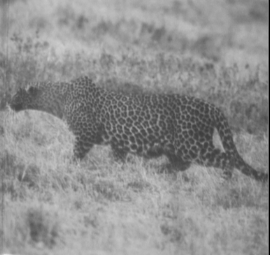
#> input picture ECE 271A - Rich/hw1/givenData/cheetah.bmp, 270 x 255 px
$ jupyter execute --allow-errors hw1.ipynb   (older library calls are emulated)
#> lines starting #> are read from the running program, lines starting #| are printed output that depends on the picture; after the words box and inside, x2 and y2 are one past the last pixel; in counts of white or black regions, pixels touching at a corner belong together
# Load the training data

[cell 1]
import scipy.io as sio
#> (the rest of this cell did not finish here and is left out)

# Estimate the prior probabilities from training data
By assuming the ratio of training samples for cheetah to total training samples for background and cheetah represents the prior probability of cheetah, $P(\text{cheetah})$. The prior probability of background is then $P(\text{background})=1-P(\text{cheetah})$.

#> (a cell that did not finish here is left out)

# Create a histogram of DCT values
This will be used to determine the class conditional propabilities $p(\text{dct}\ |\ \text{cheetah})$ and $p(\text{dct}\ |\ \text{background})$ which are needed to calculate the Bayesian classifier $p(\text{cheetah}\ |\ \text{dct})>p(\text{background}\ |\ \text{dct})$ which implies $p(\text{dct}\ |\ \text{cheetah})p(\text{cheetah})>p(\text{dct}\ |\ \text{background})p(\text{background})$.

[cell 3]
import numpy as np
import matplotlib.pyplot as plt
from scipy.stats import describe

numbins = 64
dctlargest = 2

#> (the rest of this cell did not finish here and is left out)

# Read in the grayscale image of a cheetah
Also convert from an array of integers between 0 and 255 to an array of doubles between 0 and 1 to match the training data format

[cell 4]
from scipy.misc import imread

rawimage = imread('givenData/cheetah.bmp', 'L')
#> rawimage: shape (255, 270) float32; min 0, max 221, mean 142.6
plt.figure(figsize=(15,15))
plt.imshow(rawimage, cmap='gray')
plt.show()

doubleimage = rawimage.astype(float)/255 # convert from intergers 0->255 to floats 0->1

# Function to determine the 2-D discrete time transform from 1-D transforms
We need this because scipy does not have a direct implementation of the 2D transform

[cell 5]
def dct2(img):
    """ Get 2D Cosine Transform of Image
    """
    return dct(dct(img.T, norm='ortho').T, norm='ortho')

# Implement the classifier
Go through the cheetah image in blocks of 8x8 pixels with a stride of 1 pixel, take the 2-D DCT of each of these blocks, take the magnitude, vectorize using the zigzag pattern given and choose the index of the second largest element. This will be the feature we use to determine cheetah vs background going forward.

[cell 6]
from scipy.fftpack import dct

blksizecol = 8    # the number of horizontal pixels per block
blksizerow = 8    # the number of vertical pixels per block
dctlargest = 2    # choose this variables value largest dct from array
priorFG = 0.16 #0.16  # lets you play with the prior if you would like
priorBG = 1-priorFG

numrow, numcol = doubleimage.shape
#> numrow = 255; numcol = 270
cheetahmask = np.zeros((numrow,numcol))
dctflatordered = np.zeros(blksizerow*blksizecol)
#> (the rest of this cell did not finish here and is left out)

# Calculate the probability of error
This is done by comparing the generated mask to the given true mask pixel by pixel.

[cell 7]
truemask = imread('givenData/cheetah_mask.bmp', 'L')
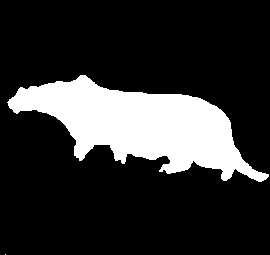
#> input picture ECE 271A - Rich/hw1/givenData/cheetah_mask.bmp, 270 x 255 px
#> truemask: shape (255, 270) float32; 19.2% white; 2 white regions (1 under 20 px), largest, box (x1, y1, x2, y2) and area: (7, 75, 269, 182) 13208

rowpix, colpix = truemask.shape
#> rowpix = 255; colpix = 270
totalpix = rowpix*colpix
#> totalpix = 68850
errors = truemask != cheetahmask
numerrors = np.sum(errors)
#> numerrors = 13209
perror = numerrors/totalpix
#> perror = 0.192

print('P(error) = {0:4.2%}'.format(perror))
#| P(error) = 19.19%

[cell 8]
plt.figure(figsize=(15,15))
plt.imshow(cheetahmask, cmap='gray')
plt.savefig('cheetahmask', dpi=600, bbox_inches='tight')
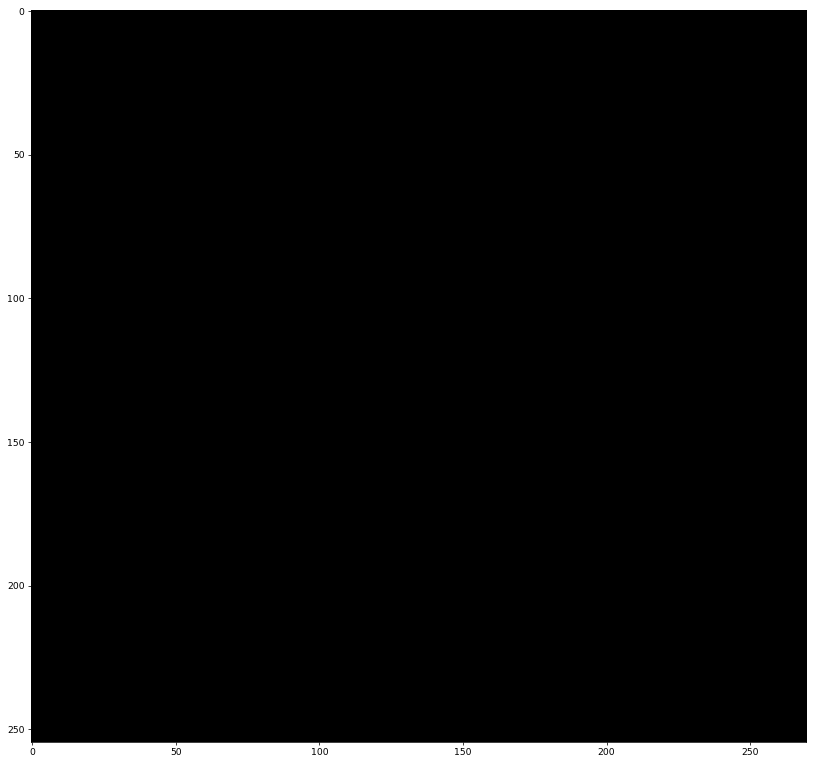
#> figure drawn by matplotlib, 1 panel
plt.show()
